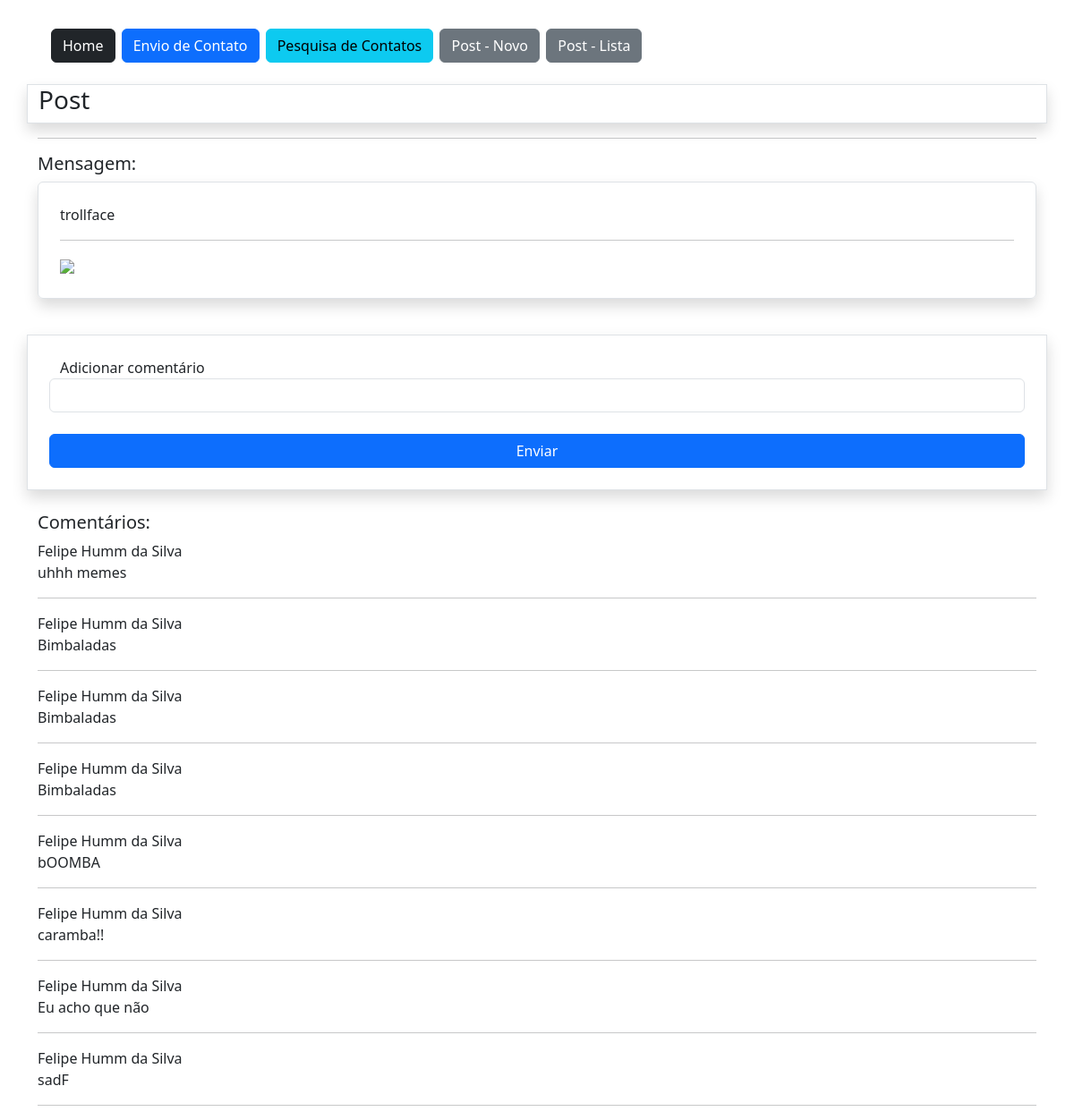
/post/1, run on the app's committed database.
### app/models.py (models this page shows, shortened)
class Post(db.Model):
    id = db.Column(db.Integer, primary_key=True)
    data_criação = db.Column(db.DateTime, default=datetime.now())
    mensagem = db.Column(db.String, nullable=True)
    imagem = db.Column(db.String, nullable=True, default='default.png')
    user_id = db.Column(db.Integer, db.ForeignKey('user.id'),nullable=True)
    comentarios = db.relationship('Comentario', backref='post', lazy=True)

class Comentario(db.Model):
    id = db.Column(db.Integer, primary_key=True)
    data_criacao = db.Column(db.DateTime,default=datetime.now)
    comentario = db.Column(db.String, nullable=True)
    user_id = db.Column(db.Integer, db.ForeignKey('user.id'),nullable=True)
    post_id = db.Column(db.Integer, db.ForeignKey('post.id'),nullable=True)

class User(db.Model, UserMixin):
    id = db.Column(db.Integer, primary_key=True)
    nome = db.Column(db.String, nullable=True)
    sobrenome = db.Column(db.String, nullable=True)
    email = db.Column(db.String, nullable=True)
    senha = db.Column(db.String, nullable=True)
    posts = db.relationship('Post', backref='user', lazy=True)
    comentarios = db.relationship('Comentario', backref='user', lazy=True)

### app/view.py (the view)
@app.route('/post/<int:id>', methods=['GET', 'POST'])
def PostDetail(id):
    post = Post.query.get(id)
    form = ComentarioForm()
    if form.validate_on_submit():
        form.save(current_user.id, id)
        return redirect(url_for('PostDetail', id=id))
    return render_template('post.html', post=post, form=form)

### app/forms.py (shortened to what this page needs)
class ComentarioForm(FlaskForm):
    comentario = StringField('Adicionar comentário', validators=[DataRequired()])
    btnSubmit = SubmitField('Enviar')

### app/templates/post.html (shortened to what this page needs)
{% extends 'base.html' %}
{% block content %}
    <div class="container">
        {% include 'nave.html' %}
        <div class="row round border shadow mt-4">
            <h3>Post</h3>
        </div>
        <hr>
        <div class="row">
            <div class="col-12">
                <h5>Mensagem:</h5>
                <div class="col-12 border rounded p-4 shadow">
                    {{post.mensagem}}
                    <hr>
                    <img src="{{url_for('static', filename='data/post/{}'.format(post.imagem))}}" style="max-width:300px;">
                </div>
            </div>
            <div class="col-12 mt-3">
                <form action="" method="post" class="row mt-4 p-4 round border shadow">
                    {{form.comentario.label()}}
                    {{form.comentario(class="form-control")}}
                    {{form.btnSubmit(class="btn btn-primary col-12 mt-4")}}
                </form>
                <div class="mt-4">
                    <h5>Comentários:</h5>
                    {% for c in post.comentarios %}
                    <p>
                        {{c.user.nome}} {{c.user.sobrenome}}<br>
                        {{c.comentario}}
                    </p>
                    <hr>
                    {% endfor %}
                </div>
            </div>
        </div>
    </div>
{% endblock %}

### data on the page
Post: mensagem "trollface"
Comentario: user.nome "Felipe", user.sobrenome "Humm da Silva", comentario "uhhh memes"
Comentario: user.nome "Felipe", user.sobrenome "Humm da Silva", comentario "Bimbaladas"
Comentario: user.nome "Felipe", user.sobrenome "Humm da Silva", comentario "Bimbaladas"
Comentario: user.nome "Felipe", user.sobrenome "Humm da Silva", comentario "Bimbaladas"
Comentario: user.nome "Felipe", user.sobrenome "Humm da Silva", comentario "bOOMBA"
Comentario: user.nome "Felipe", user.sobrenome "Humm da Silva", comentario "caramba!!"
Comentario: user.nome "Felipe", user.sobrenome "Humm da Silva", comentario "Eu acho que não"
Comentario: user.nome "Felipe", user.sobrenome "Humm da Silva", comentario "sadF"
